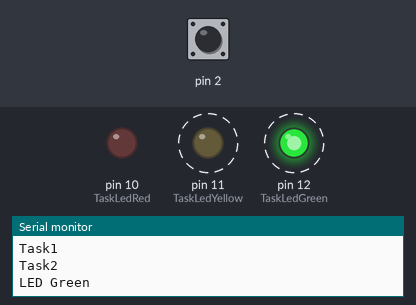
Recording of a sketch running on a simulated Arduino Uno, built with avr-gcc and run on an emulated ATmega328P. Shown: output pins drawn as LEDs (lit = HIGH), the last lines printed to the serial monitor. Dashed ring = blinking. Inputs (shaded band) come from the test bench; at power-on: pin 2 HIGH.

Above: at 4.76 s.
5.1 s: pin 2 driven LOW
At 6.1 s:
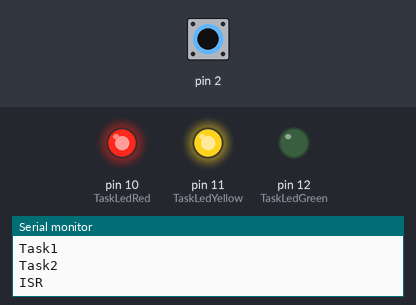
6.6 s: pin 2 driven HIGH
At 6.86 s:
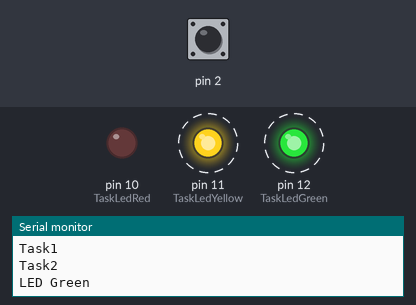
9.6 s: pin 2 driven LOW
At 10.2 s:
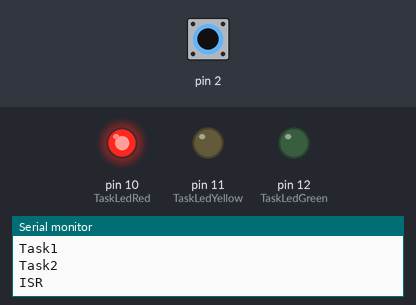
11.1 s: pin 2 pulsed HIGH 2 times (0.12 s each, 0.3 s apart)
At 12.7 s:
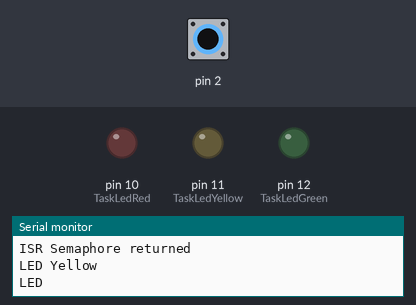
14.1 s: pin 2 pulsed HIGH 5 times (0.12 s each, 0.3 s apart)
At 14.55 s:
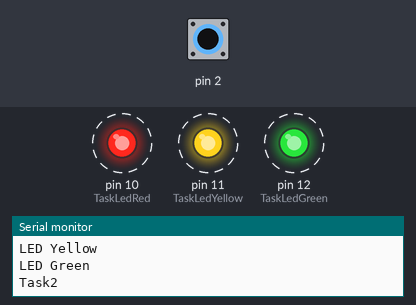
Timing chart, 0 to 17.1 s (numbered marks = the images above; inputs shaded):
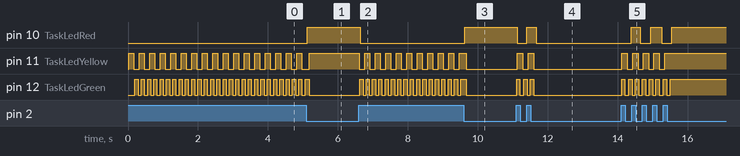

Measured:
- after the input at 5.1 s, pin 10 (TaskLedRed): LOW → HIGH at once
- after the input at 6.6 s, pin 10 (TaskLedRed): HIGH → LOW at once; pin 11 (TaskLedYellow): alternates HIGH for 0.15 s and LOW for 0.15 s, starting at once; pin 12 (TaskLedGreen): alternates HIGH for 0.09 s and LOW for 0.09 s, starting at once
- after the input at 9.6 s, pin 10 (TaskLedRed): LOW → HIGH at once
- after the input at 11.1 s, pin 10 (TaskLedRed): HIGH → LOW at once, → HIGH 0.27 s later, → LOW 0.26 s later; pin 11 (TaskLedYellow): alternates HIGH for 0.15 s and LOW for 0.17 s, 4 changes in all, then stays LOW, starting at once; pin 12 (TaskLedGreen): alternates HIGH for 0.09 s and LOW for 0.10 s, 6 changes in all, then stays LOW, starting at once
- after the input at 14.1 s, pin 10 (TaskLedRed): alternates HIGH for 0.28 s and LOW for 0.30 s, 5 changes in all, then stays HIGH, starting after 0.30 s; pin 11 (TaskLedYellow): alternates HIGH for 0.15 s and LOW for 0.15 s, 9 changes in all, then stays HIGH, starting at once
- by itself, pin 11 (TaskLedYellow): alternates HIGH for 0.15 s and LOW for 0.15 s
- by itself, pin 12 (TaskLedGreen): alternates HIGH for 0.09 s and LOW for 0.09 s

The sketch:

FreeRTOS_Mutex_2.ino
```cpp
#include <Arduino_FreeRTOS.h>
#include <semphr.h>

SemaphoreHandle_t mutex_v;
SemaphoreHandle_t interruptSemaphore;
TaskHandle_t HandleTaskGen = NULL;
TaskHandle_t HandleLedYellow;
TaskHandle_t HandleLedRed;
TaskHandle_t HandleLedGreen;
TaskHandle_t HandleTask1;
TaskHandle_t HandleTask2;

void Task1( void *pvParameters );
void Task2( void *pvParameters );
void TaskLedRed( void *pvParameters ); //LED merah
void TaskLedGreen( void *pvParameters ); // LED hijau

void setup() {
  Serial.begin(9600);
  mutex_v = xSemaphoreCreateMutex();

  if (mutex_v == NULL) {
    Serial.println("Mutex can not be created");
  }
  xTaskCreate(Task1, "Task 1", 128, NULL, 1, &HandleTask1);
  xTaskCreate(Task2, "Task 2", 128, NULL, 1, &HandleTask2);
  xTaskCreate(TaskLedRed,  "LedRed", 128, NULL, 3, &HandleLedRed ); // interrupt LED Merah
  xTaskCreate(TaskLedGreen,  "LedGreen", 128, NULL, 1, &HandleLedGreen ); // LED Hijau
  xTaskCreate(TaskLedYellow, "LedYellow",   128, NULL, 1, &HandleLedYellow ); // LED Kuning

  interruptSemaphore = xSemaphoreCreateBinary();
  if (interruptSemaphore != NULL) {
    attachInterrupt(digitalPinToInterrupt(2), debounceInterrupt, LOW);
  }
  vTaskStartScheduler();
}

void loop() {}

long debouncing_time = 150;
volatile unsigned long last_micros;
void debounceInterrupt() {
  if ((long)(micros() - last_micros) >= debouncing_time * 1000) {
    interruptHandler();
    last_micros = micros();
  }
}

void interruptHandler() {
  xSemaphoreGiveFromISR(interruptSemaphore, NULL);
}

void Task1(void *pvParameters) {
  while (1) {
    xSemaphoreTake(mutex_v, 200 / portTICK_PERIOD_MS);
    Serial.println("Task1");
    vTaskDelay(200 / portTICK_PERIOD_MS);
    xSemaphoreGive(mutex_v);
  }
}

void Task2(void *pvParameters) {
  while (1) {
    xSemaphoreTake(mutex_v, 200 / portTICK_PERIOD_MS);
    Serial.println("Task2");
    vTaskDelay(200 / portTICK_PERIOD_MS);
    xSemaphoreGive(mutex_v);
  }
}

void TaskLedRed(void *pvParameters) //LED Merah
{
  (void) pvParameters;
  pinMode(10, OUTPUT);
  while (1) {
    Serial.println("CekISR");
    if (xSemaphoreTake(interruptSemaphore, portMAX_DELAY) == pdPASS)
    {
      Serial.println("ISR Semaphore taken");
      digitalWrite(10, !digitalRead(10));
      Serial.println("LED Red");
      Serial.println("ISR Semaphore returned");
      vTaskDelay(200 / portTICK_PERIOD_MS);
      //xSemaphoreGive(interruptSemaphore);
    }
  }
}

void TaskLedGreen(void *pvParameters)
{
  (void) pvParameters;
  pinMode(12, OUTPUT);
  while (1) {
    xSemaphoreTake(mutex_v, 200 / portTICK_PERIOD_MS);
    Serial.println("LED Green");
    digitalWrite(12, HIGH);
    vTaskDelay(100 / portTICK_PERIOD_MS);
    digitalWrite(12, LOW);
    vTaskDelay(100 / portTICK_PERIOD_MS);
    xSemaphoreGive(mutex_v);
  }
}

void TaskLedYellow(void *pvParameters)
{
  (void) pvParameters;
  pinMode(11, OUTPUT);
  while (1) {
    xSemaphoreTake(mutex_v, 20 / portTICK_PERIOD_MS);
    Serial.println("LED Yellow");
    digitalWrite(11, HIGH);
    vTaskDelay(150 / portTICK_PERIOD_MS);
    digitalWrite(11, LOW);
    vTaskDelay(150 / portTICK_PERIOD_MS);
    xSemaphoreGive(mutex_v);
  }
}
```
